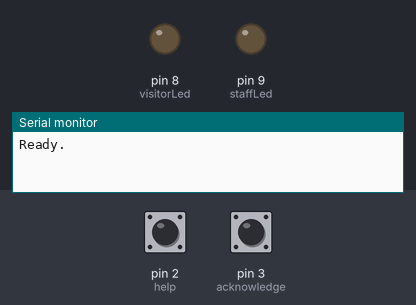
The sketch below on a simulated Arduino Uno, built with avr-gcc and run on an emulated ATmega328P. On the bench: output pins drawn as LEDs (lit = HIGH), the last lines printed to the serial monitor. The inputs (shaded band) are chosen by the test bench; at power-on: pin 2 (help) HIGH, pin 3 (acknowledge) HIGH.

Above: at 1.2 s.
1.3 s: pin 2 (help) pulled LOW for 0.15 s
At 2.5 s:
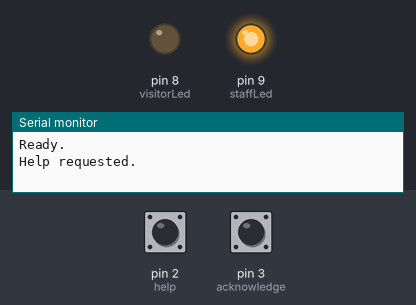
2.9 s: pin 3 (acknowledge) pulled LOW for 0.15 s
At 4.1 s:
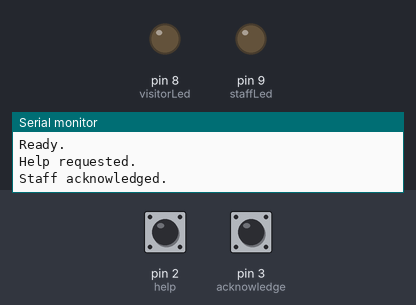
4.5 s: pin 2 (help) pulled LOW for 1 s
At 5.3 s:
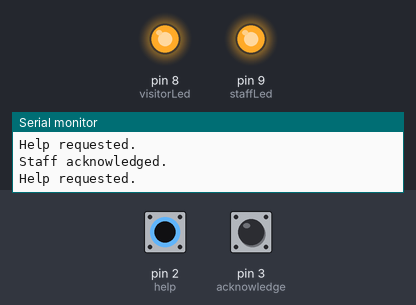
7.0 s: pin 2 (help) pulled LOW for 3.2 s
At 11.0 s:
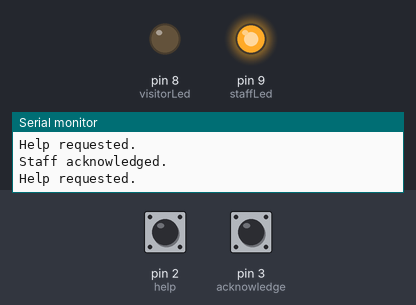
Timing chart, 0 to 12.5 s (numbered marks = the images above; inputs shaded):
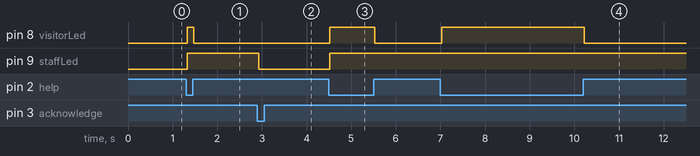

Measured:
- after the input at 1.3 s, pin 8 (visitorLed): LOW → HIGH at once, → LOW 0.15 s later; pin 9 (staffLed): LOW → HIGH at once
- after the input at 2.9 s, pin 9 (staffLed): HIGH → LOW at once
- after the input at 4.5 s, pin 8 (visitorLed): LOW → HIGH at once, → LOW 1.0 s later; pin 9 (staffLed): LOW → HIGH at once
- after the input at 7.0 s, pin 8 (visitorLed): LOW → HIGH at once, → LOW 3.2 s later

The sketch:

library_help_button.ino
```cpp
// Library help button · Arduino Uno R3, two switches, and two LEDs.
constexpr unsigned long debounceMs = 25;
constexpr uint8_t visitorLed = 8;
constexpr uint8_t staffLed = 9;

struct Button {
  const uint8_t pin;
  bool raw = HIGH;
  bool stable = HIGH;
  unsigned long changedAt = 0;

  explicit Button(uint8_t inputPin) : pin(inputPin) {}

  bool pressed(unsigned long now) {
    const bool sample = digitalRead(pin);
    if (sample != raw) {
      raw = sample;
      changedAt = now;
    }
    if (raw == stable || now - changedAt < debounceMs) return false;
    stable = raw;
    return stable == LOW;
  }
};

Button help(2);
Button acknowledge(3);
bool pending = false;

void setup() {
  pinMode(help.pin, INPUT_PULLUP);
  pinMode(acknowledge.pin, INPUT_PULLUP);
  pinMode(visitorLed, OUTPUT);
  pinMode(staffLed, OUTPUT);
  digitalWrite(visitorLed, LOW);
  digitalWrite(staffLed, LOW);
  Serial.begin(115200);
  Serial.println(F("Ready."));
}

void loop() {
  const unsigned long now = millis();
  const bool requested = help.pressed(now);
  const bool cleared = acknowledge.pressed(now);

  if (requested) {
    if (!pending) Serial.println(F("Help requested."));
    pending = true;
  } else if (cleared && pending) {
    pending = false;
    Serial.println(F("Staff acknowledged."));
  }
  digitalWrite(visitorLed, help.stable == LOW ? HIGH : LOW);
  digitalWrite(staffLed, pending ? HIGH : LOW);
}
```
